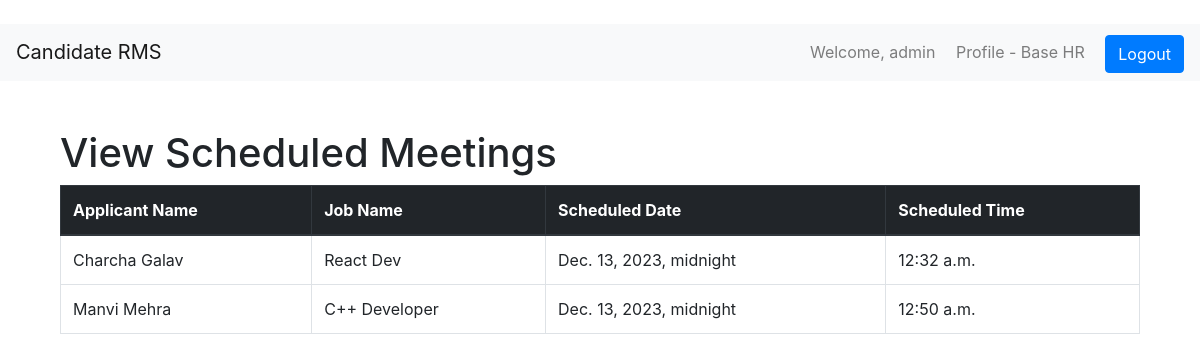
/view_scheduled_meetings/ (signed in), run on an earlier commit of the app's database.
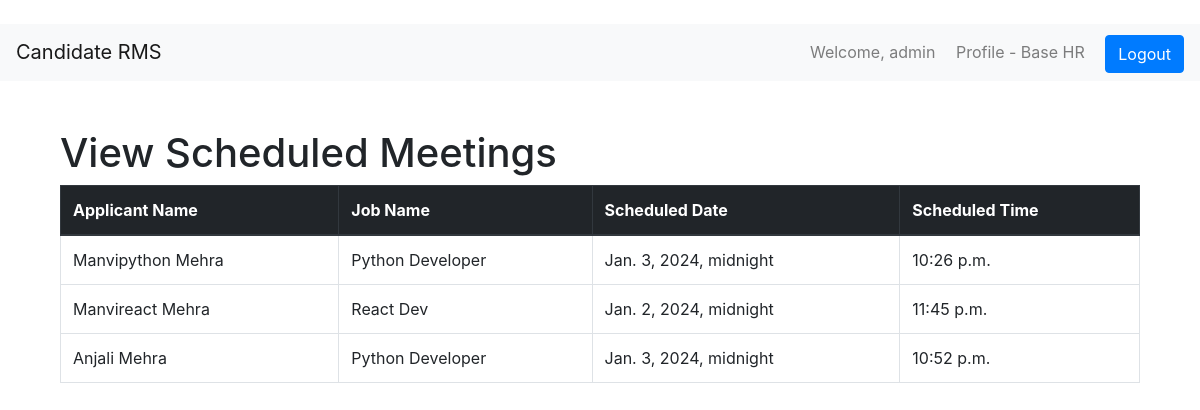
And on a later commit of the database.
### main/models.py (models this page shows, shortened)
class MeetingSchedule(models.Model):
    job_application = models.ForeignKey('JobApplication', on_delete=models.CASCADE)
    scheduled_by = models.ForeignKey(User, on_delete=models.CASCADE, null=True, blank=True)
    scheduled_meet_date = models.DateField(null=True, blank=True)
    scheduled_meet_time = models.TimeField(null=True, blank=True)
    scheduled_meet_link = models.URLField(max_length=200, null=True, blank=True)
    scheduled_meet_attendees = models.ManyToManyField(User, related_name='meeting_attendees', blank=True)
    logs = models.DateTimeField(auto_now_add=True, null=True, blank=True)

class JobApplication(models.Model):
    user = models.ForeignKey(User, on_delete=models.CASCADE)
    job = models.ForeignKey(Job, on_delete=models.CASCADE, null=True)
    f_name = models.CharField(max_length=100)
    l_name = models.CharField(max_length=100)
    gender = models.CharField(max_length=20)
    username = models.CharField(max_length=100)
    email = models.EmailField(max_length=100)
    ph_num = PhoneNumberField()
    linkedin = models.URLField(max_length=200)
    github = models.URLField(max_length=200)
    resume = models.FileField(upload_to='resumes')
    hear = models.CharField(max_length=100)
    current_city = models.CharField(max_length=100)
    postal_code = models.CharField(max_length=10)
    available_date = models.DateField()
    logs = models.DateTimeField(auto_now_add=True, null=True, blank=True)
    hr_is_accepted = models.BooleanField(default=False)
    teamlead_is_accepted = models.BooleanField(default=False)
    manager_is_accepted = models.BooleanField(default=False)
    mainHr_is_accepted = models.BooleanField(default=False)
    mainHr_to_hr = models.BooleanField(default=False)
    meetscheduled_by_hr = models.BooleanField(default=False)
    slug = models.SlugField(unique=True, blank=True, null=True)
    logsjson = models.TextField(blank=True, null=True)
    first_view = models.BooleanField(default=False)

class Job(models.Model):
    job_name = models.CharField(max_length=255)
    job_release_date = models.DateField()
    job_closing_date = models.DateField()
    job_location = models.CharField(max_length=255)
    about_company = models.TextField()
    project_role = models.CharField(max_length=255)
    project_role_desc = models.TextField()
    work_experience = models.PositiveIntegerField()
    must_have_skills = models.TextField()
    good_to_have_skills = models.TextField()
    job_requirements = models.TextField()
    qualifications = models.TextField()
    types = [
        ('FullTime', 'FullTime'),
        ('PartTime', 'PartTime'),
        ('Internship', 'Internship')
    ]
    job_type = models.CharField(max_length=100, choices=types)
    released_by = models.ForeignKey(User, on_delete=models.CASCADE, null=True, blank=True)
    slug = AutoSlugField(populate_from='job_name', unique=True, null=True, blank=True)

### main/views.py (the view)
# urls.py: path('view_scheduled_meetings/', ViewScheduledMeetings.as_view(), name='view_scheduled_meetings'),
class ViewScheduledMeetings(UserPassesTestMixin, View):
    template_name = 'view_scheduled_meetings.html'
    def test_func(self):
        user = self.request.user
        return user.is_authenticated and (user.profile.is_hr or user.profile.is_teamlead or user.profile.is_teamMember)
    def get(self, request):
        user = self.request.user
        if user.profile.is_hr:
            meetings = MeetingSchedule.objects.filter(scheduled_by=user)
        elif user.profile.is_teamlead:
            meetings = MeetingSchedule.objects.filter(scheduled_meet_attendees=user)
        elif user.profile.is_teamMember:
            meetings = MeetingSchedule.objects.filter(scheduled_meet_attendees=user)
        else:
            meetings = MeetingSchedule.objects.none()
        return render(request, self.template_name, {'meetings': meetings})

### templates/view_scheduled_meetings.html (shortened to what this page needs)
{% extends 'base.html' %}
{% block content %}
    <div class="container mt-5">
      <h1>View Scheduled Meetings</h1>
      <table class="table table-bordered">
        <thead class="thead-dark">
          <tr>
            <th scope="col">Applicant Name</th>
            <th scope="col">Job Name</th>
            <th scope="col">Scheduled Date</th>
            <th scope="col">Scheduled Time</th>
          </tr>
        </thead>
        <tbody>
          {% for meeting in meetings %}
            <tr>
              <td>{{ meeting.job_application.f_name }} {{ meeting.job_application.l_name }}</td>
              <td>{{ meeting.job_application.job.job_name }}</td>
              <td>{{ meeting.scheduled_meet_date }}</td>
              <td>{{ meeting.scheduled_meet_time }}</td>
             </tr>
          {% endfor %}
        </tbody>
      </table>
    </div>
{% endblock %}

What changed in the data, as far as the page shows it:
removed MeetingSchedule: job_application.f_name "Charcha", job_application.l_name "Galav", job_application.job.job_name "React Dev", scheduled_meet_date "Dec. 13, 2023, midnight", scheduled_meet_time "12:32 a.m."
removed MeetingSchedule: job_application.f_name "Manvi", job_application.l_name "Mehra", job_application.job.job_name "C++ Developer", scheduled_meet_date "Dec. 13, 2023, midnight", scheduled_meet_time "12:50 a.m."
added MeetingSchedule: job_application.f_name "Manvipython", job_application.l_name "Mehra", job_application.job.job_name "Python Developer", scheduled_meet_date "Jan. 3, 2024, midnight", scheduled_meet_time "10:26 p.m."
added MeetingSchedule: job_application.f_name "Manvireact", job_application.l_name "Mehra", job_application.job.job_name "React Dev", scheduled_meet_date "Jan. 2, 2024, midnight", scheduled_meet_time "11:45 p.m."
added MeetingSchedule: job_application.f_name "Anjali", job_application.l_name "Mehra", job_application.job.job_name "Python Developer", scheduled_meet_date "Jan. 3, 2024, midnight", scheduled_meet_time "10:52 p.m."
